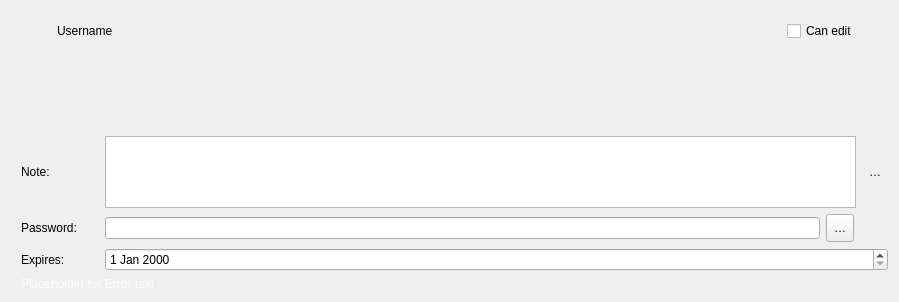
<?xml version="1.0" encoding="UTF-8"?>
<ui version="4.0">
 <class>OCC::ShareUserLine</class>
 <widget class="QWidget" name="OCC::ShareUserLine">
  <property name="geometry">
   <rect>
    <x>0</x>
    <y>0</y>
    <width>899</width>
    <height>302</height>
   </rect>
  </property>
  <property name="sizePolicy">
   <sizepolicy hsizetype="Expanding" vsizetype="Fixed">
    <horstretch>1</horstretch>
    <verstretch>0</verstretch>
   </sizepolicy>
  </property>
  <property name="minimumSize">
   <size>
    <width>360</width>
    <height>0</height>
   </size>
  </property>
  <property name="autoFillBackground">
   <bool>false</bool>
  </property>
  <layout class="QVBoxLayout" name="verticalLayout">
   <item>
    <layout class="QHBoxLayout" name="horizontalLayout_2">
     <property name="rightMargin">
      <number>0</number>
     </property>
     <item>
      <widget class="QLabel" name="avatar">
       <property name="sizePolicy">
        <sizepolicy hsizetype="Maximum" vsizetype="Maximum">
         <horstretch>0</horstretch>
         <verstretch>0</verstretch>
        </sizepolicy>
       </property>
       <property name="minimumSize">
        <size>
         <width>40</width>
         <height>40</height>
        </size>
       </property>
       <property name="alignment">
        <set>Qt::AlignCenter</set>
       </property>
      </widget>
     </item>
     <item>
      <widget class="OCC::ElidedLabel" name="sharedWith">
       <property name="sizePolicy">
        <sizepolicy hsizetype="Expanding" vsizetype="Maximum">
         <horstretch>0</horstretch>
         <verstretch>0</verstretch>
        </sizepolicy>
       </property>
       <property name="text">
        <string>Username</string>
       </property>
       <property name="textFormat">
        <enum>Qt::PlainText</enum>
       </property>
      </widget>
     </item>
     <item>
      <widget class="QProgressIndicator" name="progressIndicator" native="true"/>
     </item>
     <item>
      <spacer name="horizontalSpacer">
       <property name="orientation">
        <enum>Qt::Horizontal</enum>
       </property>
       <property name="sizeType">
        <enum>QSizePolicy::Expanding</enum>
       </property>
       <property name="sizeHint" stdset="0">
        <size>
         <width>40</width>
         <height>20</height>
        </size>
       </property>
      </spacer>
     </item>
     <item>
      <widget class="QCheckBox" name="permissionsEdit">
       <property name="sizePolicy">
        <sizepolicy hsizetype="Maximum" vsizetype="Fixed">
         <horstretch>0</horstretch>
         <verstretch>0</verstretch>
        </sizepolicy>
       </property>
       <property name="text">
        <string>Can edit</string>
       </property>
      </widget>
     </item>
     <item>
      <widget class="QToolButton" name="permissionToolButton">
       <property name="icon">
        <iconset resource="../../theme.qrc">
         <normaloff>:/client/theme/more.svg</normaloff>:/client/theme/more.svg</iconset>
       </property>
       <property name="autoRaise">
        <bool>true</bool>
       </property>
      </widget>
     </item>
    </layout>
   </item>
   <item>
    <widget class="OCC::ProfilePageWidget" name="profilePageWidget" native="true"/>
   </item>
   <item>
    <layout class="QHBoxLayout" name="horizontalLayout_3">
     <property name="sizeConstraint">
      <enum>QLayout::SetMinimumSize</enum>
     </property>
     <property name="leftMargin">
      <number>10</number>
     </property>
     <item>
      <widget class="QLabel" name="noteLabel">
       <property name="minimumSize">
        <size>
         <width>78</width>
         <height>0</height>
        </size>
       </property>
       <property name="text">
        <string>Note:</string>
       </property>
       <property name="alignment">
        <set>Qt::AlignLeading|Qt::AlignLeft|Qt::AlignVCenter</set>
       </property>
      </widget>
     </item>
     <item>
      <widget class="QTextEdit" name="noteTextEdit">
       <property name="sizePolicy">
        <sizepolicy hsizetype="Expanding" vsizetype="Minimum">
         <horstretch>0</horstretch>
         <verstretch>0</verstretch>
        </sizepolicy>
       </property>
       <property name="minimumSize">
        <size>
         <width>0</width>
         <height>0</height>
        </size>
       </property>
       <property name="sizeAdjustPolicy">
        <enum>QAbstractScrollArea::AdjustToContents</enum>
       </property>
      </widget>
     </item>
     <item>
      <widget class="QToolButton" name="noteConfirmButton">
       <property name="text">
        <string notr="true">…</string>
       </property>
       <property name="icon">
        <iconset resource="../../theme.qrc">
         <normaloff>:/client/theme/confirm.svg</normaloff>:/client/theme/confirm.svg</iconset>
       </property>
       <property name="autoRaise">
        <bool>true</bool>
       </property>
      </widget>
     </item>
    </layout>
   </item>
   <item>
    <layout class="QHBoxLayout" name="passwordElementsLayout">
     <property name="leftMargin">
      <number>10</number>
     </property>
     <item>
      <widget class="QLabel" name="passwordLabel">
       <property name="minimumSize">
        <size>
         <width>78</width>
         <height>0</height>
        </size>
       </property>
       <property name="text">
        <string>Password:</string>
       </property>
       <property name="alignment">
        <set>Qt::AlignLeading|Qt::AlignLeft|Qt::AlignVCenter</set>
       </property>
       <property name="indent">
        <number>0</number>
       </property>
      </widget>
     </item>
     <item>
      <widget class="QLineEdit" name="lineEdit_password">
       <property name="sizePolicy">
        <sizepolicy hsizetype="Minimum" vsizetype="Fixed">
         <horstretch>1</horstretch>
         <verstretch>0</verstretch>
        </sizepolicy>
       </property>
       <property name="echoMode">
        <enum>QLineEdit::Password</enum>
       </property>
      </widget>
     </item>
     <item>
      <widget class="QToolButton" name="confirmPassword">
       <property name="minimumSize">
        <size>
         <width>28</width>
         <height>28</height>
        </size>
       </property>
       <property name="text">
        <string notr="true">…</string>
       </property>
       <property name="icon">
        <iconset resource="../../theme.qrc">
         <normaloff>:/client/theme/confirm.svg</normaloff>:/client/theme/confirm.svg</iconset>
       </property>
      </widget>
     </item>
     <item>
      <widget class="QProgressIndicator" name="passwordProgressIndicator" native="true">
       <property name="sizePolicy">
        <sizepolicy hsizetype="Fixed" vsizetype="Fixed">
         <horstretch>0</horstretch>
         <verstretch>0</verstretch>
        </sizepolicy>
       </property>
       <property name="minimumSize">
        <size>
         <width>28</width>
         <height>28</height>
        </size>
       </property>
      </widget>
     </item>
    </layout>
   </item>
   <item>
    <layout class="QHBoxLayout" name="horizontalLayout_4">
     <property name="leftMargin">
      <number>10</number>
     </property>
     <item>
      <widget class="QLabel" name="expirationLabel">
       <property name="minimumSize">
        <size>
         <width>78</width>
         <height>0</height>
        </size>
       </property>
       <property name="text">
        <string>Expires:</string>
       </property>
       <property name="alignment">
        <set>Qt::AlignLeading|Qt::AlignLeft|Qt::AlignVCenter</set>
       </property>
      </widget>
     </item>
     <item>
      <widget class="QDateEdit" name="calendar">
       <property name="sizePolicy">
        <sizepolicy hsizetype="Minimum" vsizetype="Fixed">
         <horstretch>1</horstretch>
         <verstretch>0</verstretch>
        </sizepolicy>
       </property>
      </widget>
     </item>
    </layout>
   </item>
   <item>
    <layout class="QHBoxLayout" name="horizontalLayout_5">
     <property name="leftMargin">
      <number>10</number>
     </property>
     <property name="topMargin">
      <number>0</number>
     </property>
     <item>
      <widget class="QLabel" name="errorLabel">
       <property name="sizePolicy">
        <sizepolicy hsizetype="Ignored" vsizetype="Fixed">
         <horstretch>0</horstretch>
         <verstretch>0</verstretch>
        </sizepolicy>
       </property>
       <property name="minimumSize">
        <size>
         <width>0</width>
         <height>0</height>
        </size>
       </property>
       <property name="palette">
        <palette>
         <active>
          <colorrole role="WindowText">
           <brush brushstyle="SolidPattern">
            <color alpha="200">
             <red>255</red>
             <green>255</green>
             <blue>255</blue>
            </color>
           </brush>
          </colorrole>
          <colorrole role="Button">
           <brush brushstyle="SolidPattern">
            <color alpha="255">
             <red>65</red>
             <green>70</green>
             <blue>84</blue>
            </color>
           </brush>
          </colorrole>
          <colorrole role="Light">
           <brush brushstyle="SolidPattern">
            <color alpha="255">
             <red>95</red>
             <green>103</green>
             <blue>127</blue>
            </color>
           </brush>
          </colorrole>
          <colorrole role="Midlight">
           <brush brushstyle="SolidPattern">
            <color alpha="255">
             <red>49</red>
             <green>49</green>
             <blue>49</blue>
            </color>
           </brush>
          </colorrole>
          <colorrole role="Dark">
           <brush brushstyle="SolidPattern">
            <color alpha="255">
             <red>0</red>
             <green>0</green>
             <blue>0</blue>
            </color>
           </brush>
          </colorrole>
          <colorrole role="Mid">
           <brush brushstyle="SolidPattern">
            <color alpha="255">
             <red>25</red>
             <green>25</green>
             <blue>25</blue>
            </color>
           </brush>
          </colorrole>
          <colorrole role="Text">
           <brush brushstyle="SolidPattern">
            <color alpha="200">
             <red>255</red>
             <green>255</green>
             <blue>255</blue>
            </color>
           </brush>
          </colorrole>
          <colorrole role="ButtonText">
           <brush brushstyle="SolidPattern">
            <color alpha="200">
             <red>255</red>
             <green>255</green>
             <blue>255</blue>
            </color>
           </brush>
          </colorrole>
          <colorrole role="Base">
           <brush brushstyle="SolidPattern">
            <color alpha="255">
             <red>64</red>
             <green>69</green>
             <blue>82</blue>
            </color>
           </brush>
          </colorrole>
          <colorrole role="Window">
           <brush brushstyle="SolidPattern">
            <color alpha="255">
             <red>56</red>
             <green>60</green>
             <blue>74</blue>
            </color>
           </brush>
          </colorrole>
          <colorrole role="Shadow">
           <brush brushstyle="SolidPattern">
            <color alpha="255">
             <red>0</red>
             <green>0</green>
             <blue>0</blue>
            </color>
           </brush>
          </colorrole>
          <colorrole role="Highlight">
           <brush brushstyle="SolidPattern">
            <color alpha="255">
             <red>82</red>
             <green>148</green>
             <blue>226</blue>
            </color>
           </brush>
          </colorrole>
          <colorrole role="HighlightedText">
           <brush brushstyle="SolidPattern">
            <color alpha="255">
             <red>255</red>
             <green>255</green>
             <blue>255</blue>
            </color>
           </brush>
          </colorrole>
          <colorrole role="Link">
           <brush brushstyle="SolidPattern">
            <color alpha="255">
             <red>0</red>
             <green>157</green>
             <blue>255</blue>
            </color>
           </brush>
          </colorrole>
          <colorrole role="LinkVisited">
           <brush brushstyle="SolidPattern">
            <color alpha="255">
             <red>158</red>
             <green>79</green>
             <blue>255</blue>
            </color>
           </brush>
          </colorrole>
          <colorrole role="AlternateBase">
           <brush brushstyle="SolidPattern">
            <color alpha="255">
             <red>60</red>
             <green>67</green>
             <blue>79</blue>
            </color>
           </brush>
          </colorrole>
          <colorrole role="ToolTipBase">
           <brush brushstyle="SolidPattern">
            <color alpha="255">
             <red>0</red>
             <green>0</green>
             <blue>0</blue>
            </color>
           </brush>
          </colorrole>
          <colorrole role="ToolTipText">
           <brush brushstyle="SolidPattern">
            <color alpha="255">
             <red>238</red>
             <green>252</green>
             <blue>255</blue>
            </color>
           </brush>
          </colorrole>
          <colorrole role="PlaceholderText">
           <brush brushstyle="SolidPattern">
            <color alpha="128">
             <red>255</red>
             <green>255</green>
             <blue>255</blue>
            </color>
           </brush>
          </colorrole>
         </active>
         <inactive>
          <colorrole role="WindowText">
           <brush brushstyle="SolidPattern">
            <color alpha="200">
             <red>255</red>
             <green>255</green>
             <blue>255</blue>
            </color>
           </brush>
          </colorrole>
          <colorrole role="Button">
           <brush brushstyle="SolidPattern">
            <color alpha="255">
             <red>65</red>
             <green>70</green>
             <blue>84</blue>
            </color>
           </brush>
          </colorrole>
          <colorrole role="Light">
           <brush brushstyle="SolidPattern">
            <color alpha="255">
             <red>95</red>
             <green>103</green>
             <blue>127</blue>
            </color>
           </brush>
          </colorrole>
          <colorrole role="Midlight">
           <brush brushstyle="SolidPattern">
            <color alpha="255">
             <red>49</red>
             <green>49</green>
             <blue>49</blue>
            </color>
           </brush>
          </colorrole>
          <colorrole role="Dark">
           <brush brushstyle="SolidPattern">
            <color alpha="255">
             <red>0</red>
             <green>0</green>
             <blue>0</blue>
            </color>
           </brush>
          </colorrole>
          <colorrole role="Mid">
           <brush brushstyle="SolidPattern">
            <color alpha="255">
             <red>25</red>
             <green>25</green>
             <blue>25</blue>
            </color>
           </brush>
          </colorrole>
          <colorrole role="Text">
           <brush brushstyle="SolidPattern">
            <color alpha="200">
             <red>255</red>
             <green>255</green>
             <blue>255</blue>
            </color>
           </brush>
          </colorrole>
          <colorrole role="ButtonText">
           <brush brushstyle="SolidPattern">
            <color alpha="200">
             <red>255</red>
             <green>255</green>
             <blue>255</blue>
            </color>
           </brush>
          </colorrole>
          <colorrole role="Base">
           <brush brushstyle="SolidPattern">
            <color alpha="255">
             <red>64</red>
             <green>69</green>
             <blue>82</blue>
            </color>
           </brush>
          </colorrole>
          <colorrole role="Window">
           <brush brushstyle="SolidPattern">
            <color alpha="255">
             <red>56</red>
             <green>60</green>
             <blue>74</blue>
            </color>
           </brush>
          </colorrole>
          <colorrole role="Shadow">
           <brush brushstyle="SolidPattern">
            <color alpha="255">
             <red>0</red>
             <green>0</green>
             <blue>0</blue>
            </color>
           </brush>
          </colorrole>
          <colorrole role="Highlight">
           <brush brushstyle="SolidPattern">
            <color alpha="255">
             <red>82</red>
             <green>149</green>
             <blue>225</blue>
            </color>
           </brush>
          </colorrole>
          <colorrole role="HighlightedText">
           <brush brushstyle="SolidPattern">
            <color alpha="255">
             <red>255</red>
             <green>255</green>
             <blue>255</blue>
            </color>
           </brush>
          </colorrole>
          <colorrole role="Link">
           <brush brushstyle="SolidPattern">
            <color alpha="255">
             <red>0</red>
             <green>157</green>
             <blue>255</blue>
            </color>
           </brush>
          </colorrole>
          <colorrole role="LinkVisited">
           <brush brushstyle="SolidPattern">
            <color alpha="255">
             <red>158</red>
             <green>79</green>
             <blue>255</blue>
            </color>
           </brush>
          </colorrole>
          <colorrole role="AlternateBase">
           <brush brushstyle="SolidPattern">
            <color alpha="255">
             <red>60</red>
             <green>67</green>
             <blue>79</blue>
            </color>
           </brush>
          </colorrole>
          <colorrole role="ToolTipBase">
           <brush brushstyle="SolidPattern">
            <color alpha="255">
             <red>0</red>
             <green>0</green>
             <blue>0</blue>
            </color>
           </brush>
          </colorrole>
          <colorrole role="ToolTipText">
           <brush brushstyle="SolidPattern">
            <color alpha="255">
             <red>238</red>
             <green>252</green>
             <blue>255</blue>
            </color>
           </brush>
          </colorrole>
          <colorrole role="PlaceholderText">
           <brush brushstyle="SolidPattern">
            <color alpha="128">
             <red>255</red>
             <green>255</green>
             <blue>255</blue>
            </color>
           </brush>
          </colorrole>
         </inactive>
         <disabled>
          <colorrole role="WindowText">
           <brush brushstyle="SolidPattern">
            <color alpha="115">
             <red>255</red>
             <green>255</green>
             <blue>255</blue>
            </color>
           </brush>
          </colorrole>
          <colorrole role="Button">
           <brush brushstyle="SolidPattern">
            <color alpha="255">
             <red>65</red>
             <green>70</green>
             <blue>84</blue>
            </color>
           </brush>
          </colorrole>
          <colorrole role="Light">
           <brush brushstyle="SolidPattern">
            <color alpha="255">
             <red>95</red>
             <green>103</green>
             <blue>127</blue>
            </color>
           </brush>
          </colorrole>
          <colorrole role="Midlight">
           <brush brushstyle="SolidPattern">
            <color alpha="255">
             <red>49</red>
             <green>49</green>
             <blue>49</blue>
            </color>
           </brush>
          </colorrole>
          <colorrole role="Dark">
           <brush brushstyle="SolidPattern">
            <color alpha="255">
             <red>0</red>
             <green>0</green>
             <blue>0</blue>
            </color>
           </brush>
          </colorrole>
          <colorrole role="Mid">
           <brush brushstyle="SolidPattern">
            <color alpha="255">
             <red>25</red>
             <green>25</green>
             <blue>25</blue>
            </color>
           </brush>
          </colorrole>
          <colorrole role="Text">
           <brush brushstyle="SolidPattern">
            <color alpha="115">
             <red>255</red>
             <green>255</green>
             <blue>255</blue>
            </color>
           </brush>
          </colorrole>
          <colorrole role="ButtonText">
           <brush brushstyle="SolidPattern">
            <color alpha="115">
             <red>255</red>
             <green>255</green>
             <blue>255</blue>
            </color>
           </brush>
          </colorrole>
          <colorrole role="Base">
           <brush brushstyle="SolidPattern">
            <color alpha="255">
             <red>64</red>
             <green>69</green>
             <blue>82</blue>
            </color>
           </brush>
          </colorrole>
          <colorrole role="Window">
           <brush brushstyle="SolidPattern">
            <color alpha="255">
             <red>56</red>
             <green>60</green>
             <blue>74</blue>
            </color>
           </brush>
          </colorrole>
          <colorrole role="Shadow">
           <brush brushstyle="SolidPattern">
            <color alpha="255">
             <red>0</red>
             <green>0</green>
             <blue>0</blue>
            </color>
           </brush>
          </colorrole>
          <colorrole role="Highlight">
           <brush brushstyle="SolidPattern">
            <color alpha="255">
             <red>82</red>
             <green>148</green>
             <blue>226</blue>
            </color>
           </brush>
          </colorrole>
          <colorrole role="HighlightedText">
           <brush brushstyle="SolidPattern">
            <color alpha="255">
             <red>255</red>
             <green>255</green>
             <blue>255</blue>
            </color>
           </brush>
          </colorrole>
          <colorrole role="Link">
           <brush brushstyle="SolidPattern">
            <color alpha="255">
             <red>0</red>
             <green>157</green>
             <blue>255</blue>
            </color>
           </brush>
          </colorrole>
          <colorrole role="LinkVisited">
           <brush brushstyle="SolidPattern">
            <color alpha="255">
             <red>158</red>
             <green>79</green>
             <blue>255</blue>
            </color>
           </brush>
          </colorrole>
          <colorrole role="AlternateBase">
           <brush brushstyle="SolidPattern">
            <color alpha="255">
             <red>60</red>
             <green>67</green>
             <blue>79</blue>
            </color>
           </brush>
          </colorrole>
          <colorrole role="ToolTipBase">
           <brush brushstyle="SolidPattern">
            <color alpha="255">
             <red>0</red>
             <green>0</green>
             <blue>0</blue>
            </color>
           </brush>
          </colorrole>
          <colorrole role="ToolTipText">
           <brush brushstyle="SolidPattern">
            <color alpha="255">
             <red>238</red>
             <green>252</green>
             <blue>255</blue>
            </color>
           </brush>
          </colorrole>
          <colorrole role="PlaceholderText">
           <brush brushstyle="SolidPattern">
            <color alpha="128">
             <red>255</red>
             <green>255</green>
             <blue>255</blue>
            </color>
           </brush>
          </colorrole>
         </disabled>
        </palette>
       </property>
       <property name="text">
        <string notr="true">Placeholder for Error text</string>
       </property>
       <property name="textFormat">
        <enum>Qt::PlainText</enum>
       </property>
       <property name="wordWrap">
        <bool>true</bool>
       </property>
      </widget>
     </item>
    </layout>
   </item>
  </layout>
 </widget>
 <customwidgets>
  <customwidget>
   <class>QProgressIndicator</class>
   <extends>QWidget</extends>
   <header>QProgressIndicator.h</header>
   <container>1</container>
  </customwidget>
  <customwidget>
   <class>OCC::ElidedLabel</class>
   <extends>QLabel</extends>
   <header>elidedlabel.h</header>
  </customwidget>
  <customwidget>
   <class>OCC::ProfilePageWidget</class>
   <extends>QWidget</extends>
   <header>profilepagewidget.h</header>
   <container>1</container>
  </customwidget>
 </customwidgets>
 <resources>
  <include location="../../theme.qrc"/>
 </resources>
 <connections/>
</ui>
